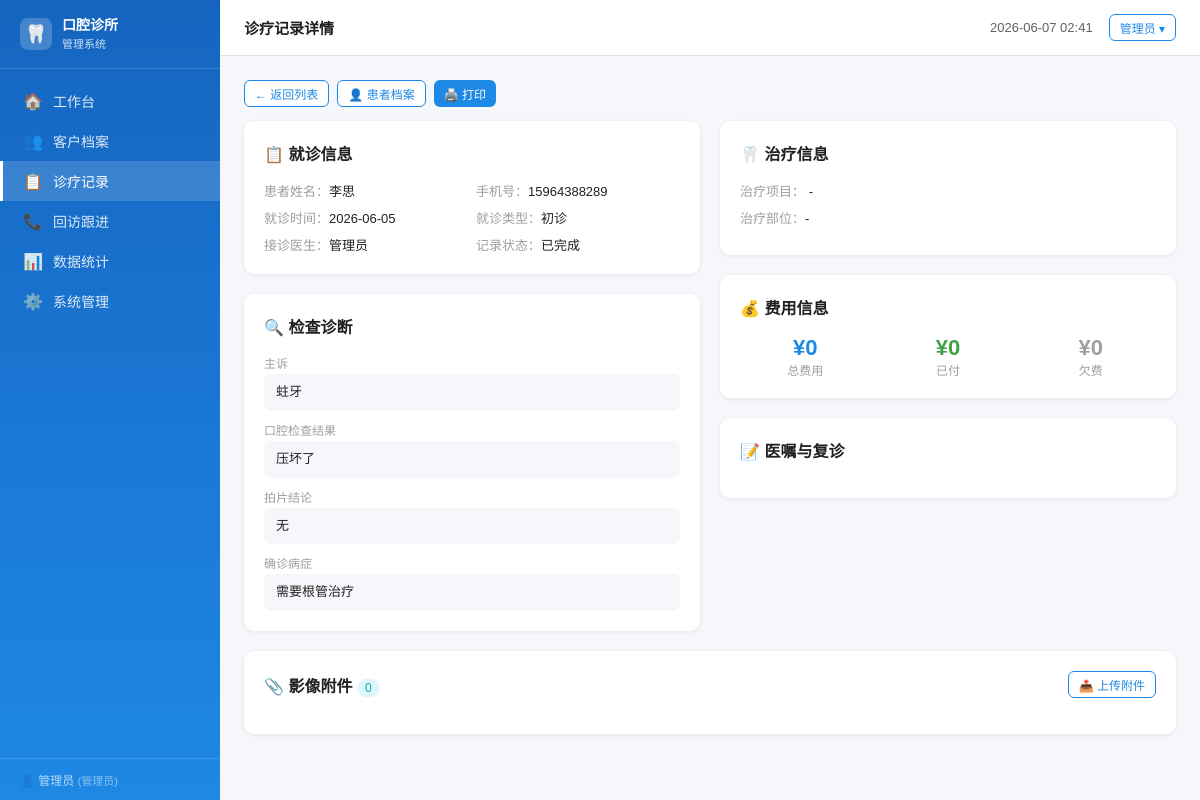
/treatments/1 (signed in), run on the app's committed database.
### tables this page shows
CREATE TABLE clinic_settings (
        key TEXT PRIMARY KEY,
        value TEXT
    );

CREATE TABLE users (
        id INTEGER PRIMARY KEY AUTOINCREMENT,
        username TEXT UNIQUE NOT NULL,
        password_hash TEXT NOT NULL,
        real_name TEXT NOT NULL,
        role TEXT NOT NULL DEFAULT 'doctor',
        is_active INTEGER DEFAULT 1,
        created_at TEXT DEFAULT (datetime('now','localtime'))
    );

CREATE TABLE customers (
        id INTEGER PRIMARY KEY AUTOINCREMENT,
        name TEXT NOT NULL,
        gender TEXT,
        birth_year INTEGER,
        phone TEXT UNIQUE NOT NULL,
        wechat TEXT,
        address TEXT,
        dental_history TEXT,
        allergy_history TEXT,
        systemic_disease TEXT,
        dental_condition TEXT,
        tags TEXT DEFAULT '[]',
        first_doctor_id INTEGER,
        is_active INTEGER DEFAULT 1,
        created_at TEXT DEFAULT (datetime('now','localtime')),
        updated_at TEXT DEFAULT (datetime('now','localtime')),
        FOREIGN KEY (first_doctor_id) REFERENCES users(id)
    );

CREATE TABLE treatments (
        id INTEGER PRIMARY KEY AUTOINCREMENT,
        customer_id INTEGER NOT NULL,
        visit_time TEXT NOT NULL,
        doctor_id INTEGER NOT NULL,
        visit_type TEXT DEFAULT '初诊',
        chief_complaint TEXT,
        exam_result TEXT,
        xray_result TEXT,
        diagnosis TEXT,
        treatment_items TEXT DEFAULT '[]',
        treatment_area TEXT,
        treatment_process TEXT,
        drug_name TEXT,
        drug_dosage TEXT,
        drug_usage TEXT,
        drug_period TEXT,
        total_fee REAL DEFAULT 0,
        paid_fee REAL DEFAULT 0,
        unpaid_fee REAL DEFAULT 0,
        advice TEXT,
        contraindications TEXT,
        next_visit_date TEXT,
        next_exam_items TEXT,
        status TEXT DEFAULT 'draft',
        created_at TEXT DEFAULT (datetime('now','localtime')),
        updated_at TEXT DEFAULT (datetime('now','localtime')),
        FOREIGN KEY (customer_id) REFERENCES customers(id),
        FOREIGN KEY (doctor_id) REFERENCES users(id)
    );

### app.py (the view)
@app.route('/treatments/<int:tid>')
@login_required
def treatment_detail(tid):
    conn = get_db()
    treatment = conn.execute(
        """SELECT t.*, u.real_name as doctor_name, c.name as customer_name, c.phone as customer_phone
           FROM treatments t
           LEFT JOIN users u ON t.doctor_id=u.id
           LEFT JOIN customers c ON t.customer_id=c.id
           WHERE t.id=?""", (tid,)
    ).fetchone()
    if not treatment:
        conn.close()
        flash('记录不存在', 'error')
        return redirect(url_for('treatments'))
    files = conn.execute("SELECT * FROM treatment_files WHERE treatment_id=?", (tid,)).fetchall()
    conn.close()
    settings = get_clinic_settings()
    return render_template('treatment_detail.html',
                           treatment=treatment,
                           files=files,
                           settings=settings,
                           user=get_current_user())

### app.py (called while the page is built)
@app.template_filter('from_json')
def from_json_filter(s):
    try:
        return json.loads(s or '[]')
    except Exception:
        return []

def get_db():
    conn = sqlite3.connect(DB_PATH)
    conn.row_factory = sqlite3.Row
    conn.execute("PRAGMA journal_mode=WAL")
    conn.execute("PRAGMA foreign_keys=ON")
    return conn

def login_required(f):
    @wraps(f)
    def decorated(*args, **kwargs):
        if 'user_id' not in session:
            return redirect(url_for('login'))
        return f(*args, **kwargs)
    return decorated

def get_current_user():
    if 'user_id' in session:
        conn = get_db()
        u = conn.execute("SELECT * FROM users WHERE id=?", (session['user_id'],)).fetchone()
        conn.close()
        return u
    return None

def get_clinic_settings():
    conn = get_db()
    rows = conn.execute("SELECT key,value FROM clinic_settings").fetchall()
    conn.close()
    return {r['key']: r['value'] for r in rows}

### templates/treatment_detail.html (shortened to what this page needs)
{% extends 'base.html' %}
{% block page_title %}诊疗记录详情{% endblock %}
{% block content %}
<div style="margin-bottom:14px;display:flex;gap:8px">
  <a href="{{ url_for('treatments') }}" class="btn btn-sm btn-outline">← 返回列表</a>
  <a href="{{ url_for('customer_detail', cid=treatment.customer_id) }}" class="btn btn-sm btn-outline">👤 患者档案</a>
  <button class="btn btn-sm btn-primary" onclick="window.print()">🖨️ 打印</button>
</div>
{% set t = treatment %}
<div id="print-area">
<div style="display:grid;grid-template-columns:1fr 1fr;gap:20px">
  <div>
    <div class="card">
      <div class="card-header"><h2>📋 就诊信息</h2></div>
      <div style="display:grid;grid-template-columns:1fr 1fr;gap:8px;font-size:13px">
        {% macro row(label, val) %}<div><span style="color:var(--text3)">{{ label }}：</span><span>{{ val or '-' }}</span></div>{% endmacro %}
        {{ row('患者姓名', t.customer_name) }}
        {{ row('手机号', t.customer_phone) }}
        {{ row('就诊时间', t.visit_time[:10] if t.visit_time else '') }}
        {{ row('就诊类型', t.visit_type) }}
        {{ row('接诊医生', t.doctor_name) }}
        {{ row('记录状态', '已完成' if t.status=='done' else '草稿') }}
      </div>
    </div>
    <div class="card">
      <div class="card-header"><h2>🔍 检查诊断</h2></div>
      <div style="display:flex;flex-direction:column;gap:10px;font-size:13px">
        {% macro sec(label, val) %}
        {% if val %}
        <div><div style="font-size:12px;color:var(--text3);margin-bottom:3px">{{ label }}</div><div style="background:#F5F7FA;padding:8px 12px;border-radius:6px;line-height:1.6">{{ val }}</div></div>
        {% endif %}
        {% endmacro %}
        {{ sec('主诉', t.chief_complaint) }}
        {{ sec('口腔检查结果', t.exam_result) }}
        {{ sec('拍片结论', t.xray_result) }}
        {{ sec('确诊病症', t.diagnosis) }}
      </div>
    </div>
  </div>
  <div>
    <div class="card">
      <div class="card-header"><h2>🦷 治疗信息</h2></div>
      <div style="font-size:13px">
        <div style="margin-bottom:8px">
          <span style="color:var(--text3)">治疗项目：</span>
          {% set items = t.treatment_items|from_json if t.treatment_items else [] %}
          {% if items %}{% for i in items %}<span class="badge badge-success" style="margin-right:4px">{{ i }}</span>{% endfor %}
          {% else %}-{% endif %}
        </div>
        <div style="margin-bottom:8px"><span style="color:var(--text3)">治疗部位：</span>{{ t.treatment_area or '-' }}</div>
      </div>
    </div>
    <div class="card">
      <div class="card-header"><h2>💰 费用信息</h2></div>
      <div style="display:grid;grid-template-columns:1fr 1fr 1fr;gap:12px;text-align:center">
        <div><div style="font-size:22px;font-weight:700;color:var(--primary)">¥{{ "%.0f"|format(t.total_fee or 0) }}</div><div style="font-size:12px;color:var(--text3)">总费用</div></div>
        <div><div style="font-size:22px;font-weight:700;color:var(--success)">¥{{ "%.0f"|format(t.paid_fee or 0) }}</div><div style="font-size:12px;color:var(--text3)">已付</div></div>
        <div><div style="font-size:22px;font-weight:700;color:{{ 'var(--danger)' if t.unpaid_fee and t.unpaid_fee > 0 else 'var(--text3)' }}">¥{{ "%.0f"|format(t.unpaid_fee or 0) }}</div><div style="font-size:12px;color:var(--text3)">欠费</div></div>
      </div>
    </div>
    <div class="card">
      <div class="card-header"><h2>📝 医嘱与复诊</h2></div>
    </div>
  </div>
</div>
<div class="card">
  <div class="card-header">
    <h2>📎 影像附件 <span class="badge badge-info">{{ files|length }}</span></h2>
    <label class="btn btn-sm btn-outline" for="file-upload" style="cursor:pointer">📤 上传附件</label>
  </div>
</div>
</div>
{% endblock %}

### templates/base.html (shortened to what this page needs)
<!DOCTYPE html>
<html lang="zh-CN">
<head>
</head>
<body>
<div class="layout">
  <aside class="sidebar" id="sidebar">
    <div class="sidebar-brand">
      <div class="logo">🦷</div>
      <h1>{{ settings.get('clinic_name','口腔诊所') }}<br><small style="font-size:11px;font-weight:400;opacity:.8">管理系统</small></h1>
    </div>
    <nav class="sidebar-nav">
      <a href="{{ url_for('index') }}" class="{% if request.endpoint=='index' %}active{% endif %}">
        <span>🏠</span> 工作台
      </a>
      <a href="{{ url_for('customers') }}" class="{% if request.endpoint in ['customers','customer_detail'] %}active{% endif %}">
        <span>👥</span> 客户档案
      </a>
      <a href="{{ url_for('treatments') }}" class="{% if request.endpoint in ['treatments','treatment_detail'] %}active{% endif %}">
        <span>📋</span> 诊疗记录
      </a>
      <a href="{{ url_for('followups') }}" class="{% if request.endpoint=='followups' %}active{% endif %}">
        <span>📞</span> 回访跟进
      </a>
      <a href="{{ url_for('statistics') }}" class="{% if request.endpoint=='statistics' %}active{% endif %}">
        <span>📊</span> 数据统计
      </a>
      {% if user and user.role=='admin' %}
      <a href="{{ url_for('system') }}" class="{% if request.endpoint=='system' %}active{% endif %}">
        <span>⚙️</span> 系统管理
      </a>
      {% endif %}
    </nav>
    <div class="sidebar-footer">
      👤 {{ user.real_name if user else '' }}
      <span style="font-size:11px;opacity:.7">({{ '管理员' if user and user.role=='admin' else '医生' }})</span>
    </div>
  </aside>
  <div class="main">
    <header class="header">
      <div class="header-left">
        <span style="font-size:15px;font-weight:600;color:var(--text)">{% block page_title %}{% endblock %}</span>
      </div>
      <div class="header-right">
        <span style="font-size:13px;color:var(--text2)" id="clock"></span>
        <div style="position:relative">
          <button class="btn btn-sm btn-outline" onclick="toggleUserMenu()">{{ user.real_name if user else '' }} ▾</button>
        </div>
      </div>
    </header>
    <main class="content">
      {% block content %}{% endblock %}
    </main>
  </div>
</div>
</body>
</html>

### templates/base.html (style rules this page uses)
:root { --primary:#1E88E5;--primary-dark:#1565C0;--primary-light:#E3F2FD; --success:#43A047;--warning:#FB8C00;--danger:#E53935;--info:#00ACC1; --bg:#F5F7FA;--card:#FFF;--border:#E0E0E0;--text:#212121;--text2:#616161;--text3:#9E9E9E; --sidebar-w:220px;--header-h:56px; }
* { box-sizing:border-box;margin:0;padding:0 }
body { font-family:'PingFang SC','Microsoft YaHei',sans-serif;background:var(--bg);color:var(--text);font-size:14px }
a { color:var(--primary);text-decoration:none }
.layout { display:flex;min-height:100vh }
.sidebar { width:var(--sidebar-w);background:linear-gradient(180deg,#1565C0 0%,#1E88E5 100%); color:#fff;display:flex;flex-direction:column;position:fixed;top:0;left:0;bottom:0;z-index:100; transition:transform .3s }
.sidebar-brand { padding:16px 20px;border-bottom:1px solid rgba(255,255,255,.15); display:flex;align-items:center;gap:10px }
.sidebar-brand .logo { width:32px;height:32px;background:rgba(255,255,255,.2); border-radius:8px;display:flex;align-items:center;justify-content:center;font-size:18px }
.sidebar-brand h1 { font-size:14px;font-weight:700;line-height:1.3;color:#fff }
.sidebar-nav { flex:1;overflow-y:auto;padding:12px 0 }
.sidebar-nav a { display:flex;align-items:center;gap:10px;padding:10px 20px; color:rgba(255,255,255,.85);transition:all .2s;border-left:3px solid transparent }
.sidebar-nav a:hover,.sidebar-nav a.active { background:rgba(255,255,255,.15); color:#fff;border-left-color:#fff }
.sidebar-nav a span { font-size:16px }
.sidebar-footer { padding:12px 20px;border-top:1px solid rgba(255,255,255,.15);font-size:12px;color:rgba(255,255,255,.7) }
.main { margin-left:var(--sidebar-w);flex:1;display:flex;flex-direction:column;min-height:100vh }
.header { height:var(--header-h);background:#fff;border-bottom:1px solid var(--border); display:flex;align-items:center;justify-content:space-between;padding:0 24px; position:sticky;top:0;z-index:50 }
.header-left { display:flex;align-items:center;gap:12px }
.header-right { display:flex;align-items:center;gap:16px }
.content { flex:1;padding:24px }
.card { background:#fff;border-radius:10px;box-shadow:0 1px 4px rgba(0,0,0,.08);padding:20px;margin-bottom:20px }
.card-header { display:flex;align-items:center;justify-content:space-between;margin-bottom:16px }
.card-header h2 { font-size:16px;font-weight:600 }
.badge { display:inline-block;padding:2px 8px;border-radius:12px;font-size:12px;font-weight:500 }
.badge-info { background:#E0F7FA;color:var(--info) }
.btn { display:inline-flex;align-items:center;gap:6px;padding:7px 16px;border-radius:6px; border:none;cursor:pointer;font-size:13px;font-weight:500;transition:all .2s;white-space:nowrap }
.btn-primary { background:var(--primary);color:#fff }
.btn-outline { background:#fff;color:var(--primary);border:1px solid var(--primary) }
.btn-sm { padding:4px 10px;font-size:12px }

### data on the page
clinic_settings: get "口腔诊所"
users: real_name "管理员", role "管理员"
customers: name "李思 15964388289"
treatments: visit_time "2026-06-05 初诊", chief_complaint "蛀牙 压坏了 需要根管治疗", treatment_area "-", total_fee "0", paid_fee "0", unpaid_fee "0"

### other printed values
{{ label }} "患者姓名 手机号 就诊时间 就诊类型 接诊医生 记录状态"
{{ val or '-' }} "已完成"
{{ label }} "主诉 口腔检查结果 拍片结论 确诊病症"
{{ val }} "无"
{{ files|length }} "0"
